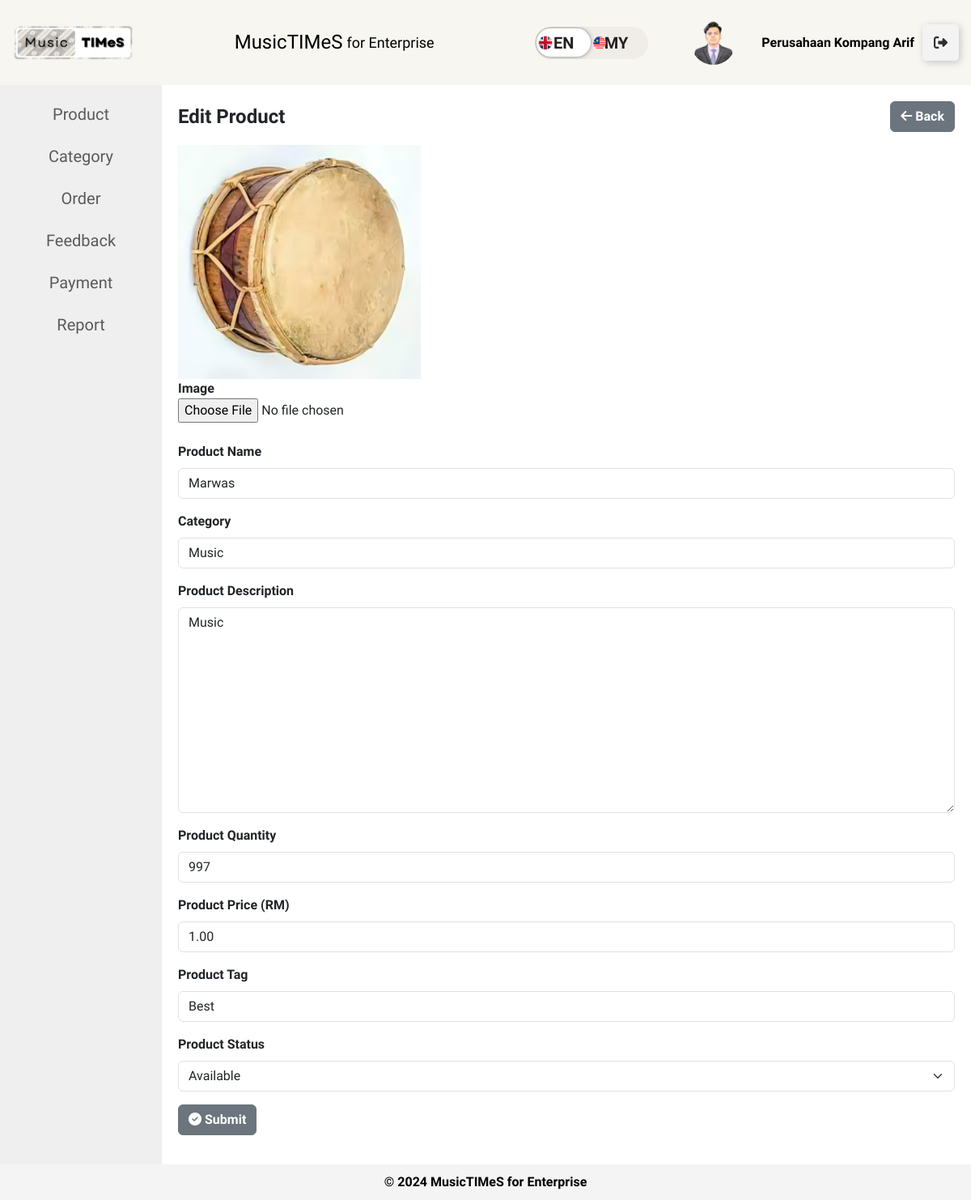
Screenshot of /enterprise/product-edit.php?id=8 (signed in) with the database file from the repository.
### tables this page shows
CREATE TABLE `enterprise` (
  `enterprise_id` int(11) NOT NULL,
  `enterprise_name` varchar(100) DEFAULT NULL,
  `enterprise_username` varchar(20) DEFAULT NULL,
  `enterprise_email` varchar(100) DEFAULT NULL,
  `enterprise_password` varchar(255) DEFAULT NULL,
  `enterprise_image` varchar(255) DEFAULT NULL,
  `enterprise_phone` varchar(15) DEFAULT NULL,
  `enterprise_address` text DEFAULT NULL,
  `ssm_certificate` varchar(255) DEFAULT NULL,
  `confirm_password` varchar(255) DEFAULT NULL,
  `otp` int(6) DEFAULT NULL,
  `otp_sent_at` timestamp NULL DEFAULT NULL,
  `verified_at` timestamp NULL DEFAULT NULL,
  `is_verified` tinyint(1) NOT NULL
);

CREATE TABLE `product` (
  `product_id` int(12) NOT NULL,
  `category_id` int(5) DEFAULT NULL,
  `enterprise_id` int(12) DEFAULT NULL,
  `product_name` varchar(100) DEFAULT NULL,
  `product_desc` varchar(300) DEFAULT NULL,
  `product_quantity` int(200) DEFAULT NULL,
  `product_tag` varchar(50) DEFAULT NULL,
  `product_price` decimal(10,2) DEFAULT NULL,
  `product_image` varchar(255) DEFAULT NULL,
  `created_product` timestamp NOT NULL DEFAULT current_timestamp(),
  `updated_product` timestamp NULL DEFAULT NULL,
  `product_status` enum('Available','Not Available') DEFAULT NULL
);

CREATE TABLE `category` (
  `category_id` int(5) NOT NULL,
  `category_name` varchar(50) DEFAULT NULL,
  `created_category` timestamp NOT NULL DEFAULT current_timestamp(),
  `updated_category` timestamp NOT NULL DEFAULT current_timestamp() ON UPDATE current_timestamp(),
  `enterprise_id` int(11) NOT NULL
);

### enterprise/product-edit.php (the view, shortened to what this page needs)
<?php include './layout/main.php';?>
<head>
</head>
<main>
    <?php include './layout/menu.php';?>
    <?php
        $query = 'select * from category';
        $categories = mysqli_query($conn, $query);
        $totalCategoriesRows = mysqli_num_rows($categories);
        $query = 'SELECT * FROM product WHERE product_id='.$_GET['id'].'';
        $result = mysqli_query($conn, $query);
        $product = $result->fetch_assoc();
    ?>
    <section>
        <div class="d-flex justify-content-between align-items-center mb-3">
            <h1 class="mb-0" style="font-weight: bold;"><?php echo __('edit_product')?></h1>
            <a href="/musictimes/enterprise/product-listing.php" class="btn btn-secondary"><i class="fa-solid fa-arrow-left fa-beat-fade"></i><strong> <?php echo __('back')?></strong></a>
        </div>
        <form action="/musictimes/enterprise/controller/product-edit.php?id=<?=$product['product_id']?>" method="post"  enctype="multipart/form-data">
            <img src="/musictimes/image/product/<?=$product['product_image']?>" alt="" srcset="" width="300px" id="img">
            <div class="form-group">
                <label for="productImage" style="font-weight: bold;"><?php echo __('image')?></label><br>
                <input type="file" accept="image/*" class="form-control-file" name="image" id="upload">
            </div>
            <br>
            <div class="mb-3">
                <label for="" class="form-label" style="font-weight: bold;"><?php echo __('product_name')?></label>
                <input type="text" name="product_name" class="form-control" placeholder="Enter Product Name" value="<?=$product['product_name']?>" required>
            </div>
            <div class="mb-3">
                <label for="" class="form-label" style="font-weight: bold;"><?php echo __('category')?></label>
                <select name="category_id" class="form-control dropdown-icon" required>
                <?php if($totalCategoriesRows > 0){
                        while ($data = mysqli_fetch_assoc($categories)) { ?>
                        <option value="<?=$data['category_id']?>" <?php if($product['category_id'] == $data['category_id']){ echo 'selected';} ?>><?=$data['category_name']?></option>
                <?php } }?>
                </select>
            </div>
            <div class="mb-3">
                <label for="" class="form-label" style="font-weight: bold;"><?php echo __('product_description')?></label>
                <textarea name="product_desc" cols="30" rows="10" required class="form-control" placeholder="Enter Product Description"><?=$product['product_desc']?></textarea>
            </div>
            <div class="mb-3">
                <label for="" class="form-label" style="font-weight: bold;"><?php echo __('product_quantity')?></label>
                <input type="number" name="product_quantity" placeholder="Enter Product Quantity" class="form-control" value="<?=$product['product_quantity']?>" required>
            </div>
            <div class="mb-3">
                <label for="" class="form-label" style="font-weight: bold;"><?php echo __('product_price')?> (RM)</label>
                <input type="number" name="product_price" value="<?=$product['product_price']?>" required class="form-control">
            </div>
            <div class="mb-3">
                <label for="" class="form-label" style="font-weight: bold;"><?php echo __('product_tag')?></label>
                <input type="text" name="product_tag" placeholder="Enter Product Tag" class="form-control" value="<?=$product['product_tag']?>">
            </div>
            <div class="mb-3">
                <label for="" class="form-label" style="font-weight: bold;"><?php echo __('product_status')?></label>
                <select name="product_status" class="form-select">
                    <option value="Available" <?php if($product['product_status'] == 'Available'){ echo 'selected';}?>><?php echo __('available')?></option>
                </select>
            </div>
            <div class="mb-3">
                <button type="submit" class="btn btn-secondary"><i class="fa-solid fa-circle-check fa-beat-fade"></i><strong>  <?php echo __('submit')?></strong></button>
            </div>
        </form>
    </section>
</main>
<?php include './layout/footer.php';?>

### enterprise/layout/main.php (shortened to what this page needs)
<?php
include '../db.php';
?>
<?php
$language = 'en';
$langFile = "../languages/{$language}.php";
if (file_exists($langFile)) {
    $translations = include $langFile;
} else {
    $translations = [];
}
function __($key) {
    global $translations;
    return $translations[$key] ?? $key;
}
?>
<!DOCTYPE html>
<html lang="en">
<head>
    <link href="https://cdn.jsdelivr.net/npm/bootstrap@5.3.2/dist/css/bootstrap.min.css" rel="stylesheet">
    <link rel="stylesheet" href="../style/sidebar_enterprise.css">
</head>
<body>
<header>
    <img src="../image/logo.png" alt="MusicTIMeS Logo" id="logo">
    <h1>MusicTIMeS <span><?php echo __('title')?></span></h1>
    <div class="header-options">
        <div class="btn-container">
            <form method="post" id="languageForm">
                <label class="switch btn-language-mode-switch">
                    <label class="btn-language-mode-switch-inner" data-off="en" data-on="my" for="language_mode" style="text-transform: uppercase; display:flex;align-items:center; font-size:12px">
                        <img src="../image/england.png" alt="EN Flag" style="width: 20px; height: 20px; margin-left:3px; z-index:1000" /></img>
                        <img src="../image/malaysia.png" alt="MY Flag" style="width: 20px; height: 20px; margin-left:47px; z-index:1000" /></img>
                    </label>
                </label>
            </form>
        </div>
        <div class="profile-option" style="background-color: #F8F6F0;">
            <?php
                $enterprise_username = $_SESSION['enterprise_username'];
                $query = "SELECT enterprise_name, enterprise_image FROM enterprise WHERE enterprise_username='$enterprise_username'";
                $result = $conn->query($query);
                $enterprise = $result->fetch_assoc();
            ?>
            <div class="profile-info">
            <div class="profile-image">
                <?php
                $image_path = "/musictimes/image/enterprise/";
                $default_image = "/musictimes/image/default-profile-image.png";
                if (!empty($enterprise['enterprise_image']) && file_exists($_SERVER['DOCUMENT_ROOT'] . $image_path . $enterprise['enterprise_image'])) {
                    $image_path .= $enterprise['enterprise_image'];
                } else {
                    $image_path = $default_image;
                }
                echo '<img src="' . htmlspecialchars($image_path, ENT_QUOTES, 'UTF-8') . '" alt="Enterprise Profile Image" style="width: 50%; height: 50%; max-width: 100px; max-height: 100px; border-radius: 50%;">';
                ?>
            </div>
            <div class="profile-details">
                <a href="./enterprise-profile.php" class="enterprise-link" style="color: initial; text-decoration: none;" onmouseover="this.style.color='grey'" onmouseout="this.style.color='initial'">
                    <p class="enterprise-name"><?php echo $enterprise['enterprise_name']; ?></p>
                </a>
            </div>
            </div>
            </div>
        <div>
        <a class="logout-button" href="#" onclick="confirmLogout()">
        <div class="sign"></div>
        <div class="text"><?php echo __('logout')?></div></a>
            </div>
    </div>
</header>

### style/sidebar_enterprise.css (style rules this page uses)
* { font-family: "Freeman", sans-serif; }
body { font-family: Arial Narrow; margin: 0; padding: 0; display: flex; flex-direction: column; min-height: 100vh; background-color: #f4f4f4; }
header { background-color: #F8F6F0; color: black; padding: 15px; text-align: center; flex-shrink: 0; display: flex; justify-content: space-between; align-items: center; box-shadow: 0 2px 5px rgba(0, 0, 0, 0.2); }
#logo { max-width: 150px; height: auto; }
h1 { margin: 0; font-size: 1.5em; display: flex; align-items: center; }
span { font-weight: normal; font-size: 0.8em; margin-left: 5px; }
.header-options { display: flex; align-items: center; }
.language-dropdown, .profile-option, .logout-option { margin-left: 20px; }
.language-dropdown a, .profile-option a, .logout-option a { color: black; }
select { padding: 8px; border: none; border-radius: 4px; }
a { color: white; text-decoration: none; }
header span { font-size: large; }
.logout-button { --black: #000000; --ch-black: #141414; --eer-black: #1b1b1b; --night-rider: #2e2e2e; --white: #ffffff; --af-white: #f3f3f3; --ch-white: #e1e1e1; display: flex; align-items: center; justify-content: flex-start; width: 45px; height: 45px; border: none; border-radius: 5px; cursor: pointer; position: relative; overflow: hidden; transition-duration: .3s; box-shadow: 2px 2px 10px rgba(0, 0, 0, 0.199); background-color: var(--af-white); }
.sign { width: 100%; transition-duration: .3s; display: flex; align-items: center; justify-content: center; }
.sign svg { width: 17px; }
main { display: flex; flex: 1; background-color: #fff; }
section { flex: 1; padding: 20px; }
.btn-container { display: table-cell; vertical-align: middle; text-align: center; }
.btn-language-mode-switch { display: inline-block; margin: 0px; position: relative; }
.btn-language-mode-switch > label.btn-language-mode-switch-inner { margin: 0px; width: 140px; height: 40px; background-color: #f0ede9; border-radius: 26px; overflow: hidden; position: relative; transition: all 0.3s ease; display: block; }
.btn-language-mode-switch > label.btn-language-mode-switch-inner:before { content: attr(data-on); position: absolute; font-size: 20px; font-weight: 600; right: 25px; color: #222; }
.btn-language-mode-switch > label.btn-language-mode-switch-inner:after { content: attr(data-off); width: 67px; height: 35px; left: 2px; background: #fff; border-radius: 26px; position: absolute; font-size: 20px; display: flex; justify-content: center; text-align: center; transition: all 0.3s ease; box-shadow: 0px 0px 6px -2px #111; padding: 5px 0px; color: #222; font-weight: 600; align-items: center; }
.profile-option { display: flex; align-items: center; justify-content: space-between; padding: 10px; background-color: #F8F6F0; border-radius: 10px; }
.profile-info { display: flex; align-items: center; }
.profile-image img { width: 25%; height: 25%; max-width: 40px; max-height: 40px; border-radius: 50%; margin-right: 10px; }
.enterprise-name { font-weight: bold; margin: 0; }

### enterprise/layout/main.php (style rules this page uses)
.profile-details { position: relative; display: inline-block; }
.enterprise-link { color: initial; text-decoration: none; }

### enterprise/product-edit.php (style rules this page uses)
* { font-family: "Freeman", sans-serif; }

### rows the page displays
enterprise: enterprise_image (picture), enterprise_name "Perusahaan Kompang Arif"
product: product_image (picture), product_name "Marwas", category_id "Music", product_desc "Music", product_quantity "997", product_price "1.00", product_tag "Best", product_status "Available"

### other values shown
__('title') "for Enterprise"
__('product') "Product"
__('category') "Category"
__('order') "Order"
__('feedback') "Feedback"
__('payment') "Payment"
__('report') "Report"
__('edit_product') "Edit Product"
__('back') "Back"
__('image') "Image"
__('product_name') "Product Name"
__('product_description') "Product Description"
__('product_quantity') "Product Quantity"
__('product_price') "Product Price"
__('product_tag') "Product Tag"
